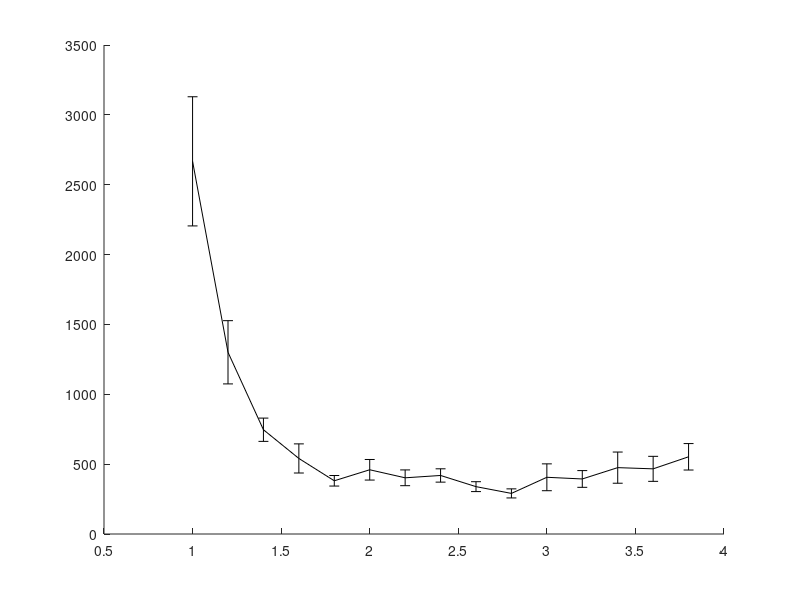

This figure's MATLAB source: (Note: this script raises an error after producing the figure.)
% last updated: 12/11/17

clear all
clc

%%
planners = {'BiRRT','RRT'};
plannerType = planners{2};
switch plannerType
    case 'BiRRT'
        D1 = load('Benchmark_BiRRT_PCS_3poles_rB.txt');
        D2 = load('Benchmark_BiRRT_GD_3poles_rB.txt');
    case 'RRT'
        D{1} = load('Benchmark_RRT_envI_w_rB.txt'); 
        D{2} = load('Benchmark_RRT_envI_wo_rB.txt'); 
        fprintf('Failures: \t%.1f, %.1f \n', 100-sum(D{1}(:,2))/size(D{1},1)*100, 100-sum(D{2}(:,2))/size(D{2},1)*100);
        D{1} = D{1}(D{1}(:,2)==1,:); 
        D{2} = D{2}(D{2}(:,2)==1,:); 
end

%%
disp(['Results for ' plannerType ':']);

%%

for k = 1:size(D,2)
    
    r{k} = sort(unique(D{k}(:,1)));
    for i = 1:length(r{k})
        M = D{k}(D{k}(:,1)==r{k}(i), 1:end);
        t{k}(i) = mean(M(:,4))*1e3;
        t_ste{k}(i) = 1e3*std(M(:,4))/sqrt(size(M,1));
    end
    
    [tmin(k), im(k)] = min(t{k});
    
end

%%
h = figure(1);
clf
errorbar(r{1},t{1},t_ste{1},'-k','linewidth',2);
hold on
errorbar(r{2},t{2},t_ste{2},'--k','linewidth',2);
hold off
ylabel('mean runtime [msec]');
xlabel('max. local-connection distance');
legend('w/','w/o');
% xlim([0 6]);
% xlim([min(rd) max(rd)]);

%%

for k = 1:size(D,2)
    
    sS = r{k}(im(k));
    
    D{k} = D{k}(D{k}(:,1)==sS, 1:end);
    suc = D{k}(:,2)==1;
    F(:,k) = mean(D{k});
end

clc
disp('-----------------------------------');
fprintf('         \t\tw/\tw/o\n');
fprintf('Queries: \t\t%d\t%d\n', size(D{1},1), size(D{2},1));
fprintf('d =      \t\t%.1f\t%.1f\n', F(1,1), F(1,2));
fprintf('Avg. time (for d): \t%.2f\t%.2f \t(msec)\n', F(4,1)*1e3, F(4,2)*1e3);
fprintf('Min. time (for d): \t%.2f\t%.2f \t(msec)\n', min(D{1}(:,4))*1e3, min(D{2}(:,4))*1e3);
fprintf('Nodes in path:     \t%.1f\t%.1f\n', F(10,1), F(10,2));
fprintf('Nodes in trees:    \t%.1f\t%.1f\n', F(11,1), F(11,2));
disp('------------ Sampling -------------');
fprintf('Sampling time:    \t%.2f\t%.2f \t(msec)\n', F(15,1)*1e3, F(15,2)*1e3);
fprintf('Sampling success: \t%.2f\t%.2f \t(%%)\n', 100*F(16,1)/(F(16,1)+F(17,1)), 100*F(16,2)/(F(16,2)+F(17,2)));
disp('------------ loc.-con. ------------');
fprintf('Loc.-con. time:    \t%.2f\t%.2f \t(msec)\n', F(12,1)*1e3, F(12,2)*1e3);
fprintf('Loc.-con. count:   \t%.2f\t%.2f \t\n', F(13,1), F(13,2));
fprintf('Loc.-con. success: \t%.2f\t%.2f \t(%%)\n', 100*F(14,1)/F(13,1), 100*F(14,2)/F(13,2));
disp('----------- Projection ------------');
fprintf('Proj. time:        \t%.2f\t%.2f \t(msec)\n', F(6,1)*1e3, F(6,2)*1e3);
fprintf('Proj. count:       \t%.2f\t%.2f \t\n', F(5,1), F(5,2));
disp('--------------- PCA ---------------');
fprintf('PCA time:          \t%.2f\t%.2f \t(msec)\n', F(19,1)*1e3, F(19,2)*1e3);
fprintf('PCA count:       \t%.2f\t%.2f \t\n', F(18,1), F(18,2));

%%
disp(' ');
disp(['Best speed-up: t_{w}/t_{wo} = ' num2str(tmin(2)/tmin(1)) ]);

%%
%%
%%
% PCS
td = D{1}(:,4);
maxT = max(td);
T1 = linspace(0,maxT,100);
T1 = T1(2:end);
for i = 1:length(T1)
    sd = td < T1(i);
    md(i) = mean(td(sd));
    Md(i) = 1-sum(sd)/length(td);
end
%%
% GD
tg = D{2}(:,4);
maxT = max(tg);
T2 = linspace(0,maxT,1000);
T2 = T2(2:end);
for i = 1:length(T2)
    sg = tg < T2(i);
    mg(i) = mean(tg(sg));
    Mg(i) = 1-sum(sg)/length(tg);
end

%%
h = figure(2);
clf
plot(T1,Md*100,'-k','linewidth',2);
hold on
plot(T2,Mg*100,'--k','linewidth',2);
hold off
xlabel('maximum runtime (sec)');
ylabel('failure rate (%)');
legend('wPCA','woPCA');
xlim([0 1.2]);%max([T1 T2])]);
% title(plannerType);
set(gca,'fontsize',13);
% set(h, 'Position', [100, 100, 800, 400]);
% print PCS_NR_runtime.eps -depsc -r200